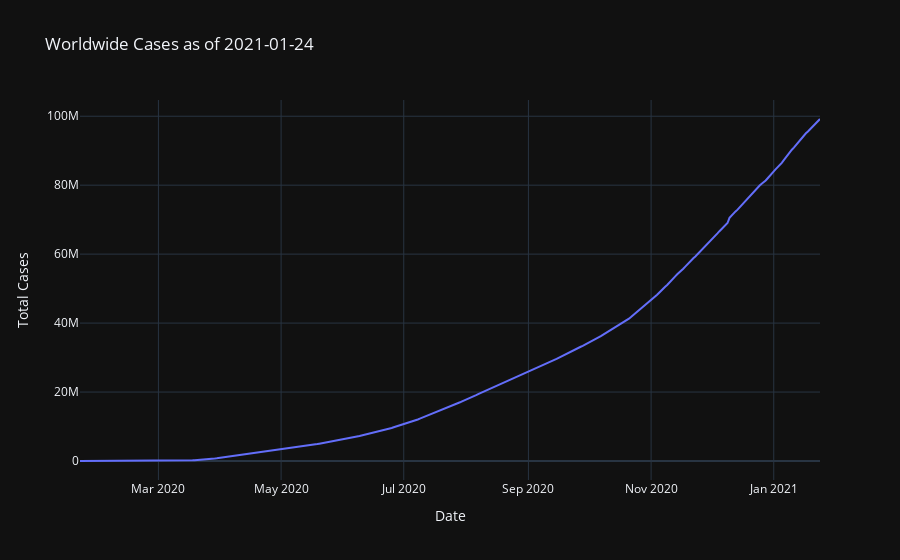

The notebook cell saved with this chart:
### Code cell
#Create line chart to show cases over the world since the beginning of the pandemic
fig = px.line(world, x="parsed_dates", y="total_cases", labels={'parsed_dates':'Date', 'total_cases':'Total Cases'},
              title="Worldwide Cases as of 2021-01-24")
fig.show()

### Figure 1 — Plotly figure (JSON) as saved in the notebook; plotly's stock layout.template omitted (floating-point values rounded to 4 significant figures; data arrays with more than 128 entries replaced by an {"elided": "..."} marker saying what was removed)
{"data": [{"hovertemplate": "Date=%{x}<br>Total Cases=%{y}<extra></extra>", "legendgroup": "", "line": {"color": "#636efa", "dash": "solid"}, "mode": "lines", "name": "", "orientation": "v", "showlegend": false, "type": "scatter", "x": {"elided": "369 str values"}, "xaxis": "x", "y": {"elided": "369 int values"}, "yaxis": "y"}], "layout": {"legend": {"tracegroupgap": 0}, "title": {"text": "Worldwide Cases as of 2021-01-24"}, "xaxis": {"anchor": "y", "domain": [0, 1], "title": {"text": "Date"}}, "yaxis": {"anchor": "x", "domain": [0, 1], "title": {"text": "Total Cases"}}}}
